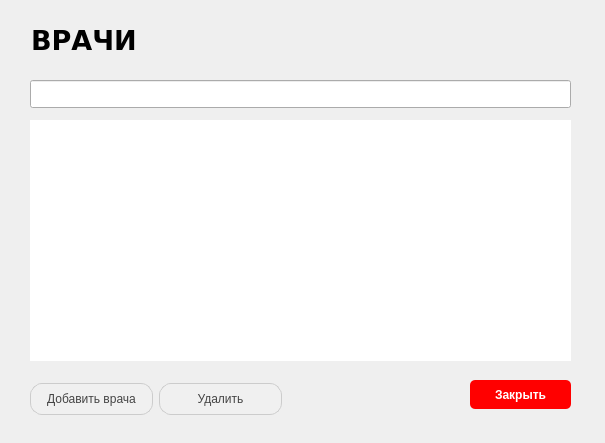
<?xml version="1.0" encoding="UTF-8"?>
<ui version="4.0">
 <class>doctorsdialog</class>
 <widget class="QDialog" name="doctorsdialog">
  <property name="geometry">
   <rect>
    <x>0</x>
    <y>0</y>
    <width>605</width>
    <height>443</height>
   </rect>
  </property>
  <property name="windowTitle">
   <string>Врачи</string>
  </property>
  <widget class="QLabel" name="infoLabel">
   <property name="geometry">
    <rect>
     <x>31</x>
     <y>21</y>
     <width>235</width>
     <height>40</height>
    </rect>
   </property>
   <property name="font">
    <font>
     <family>Verdana</family>
    </font>
   </property>
   <property name="text">
    <string>&lt;html&gt;&lt;head/&gt;&lt;body&gt;&lt;p&gt;&lt;span style=&quot; font-size:20pt; font-weight:700;&quot;&gt;ВРАЧИ&lt;/span&gt;&lt;/p&gt;&lt;/body&gt;&lt;/html&gt;</string>
   </property>
  </widget>
  <widget class="QTableView" name="doctorsTableView">
   <property name="geometry">
    <rect>
     <x>30</x>
     <y>120</y>
     <width>541</width>
     <height>241</height>
    </rect>
   </property>
   <property name="sizePolicy">
    <sizepolicy hsizetype="Expanding" vsizetype="Expanding">
     <horstretch>0</horstretch>
     <verstretch>0</verstretch>
    </sizepolicy>
   </property>
   <property name="focusPolicy">
    <enum>Qt::FocusPolicy::StrongFocus</enum>
   </property>
   <property name="layoutDirection">
    <enum>Qt::LayoutDirection::LeftToRight</enum>
   </property>
   <property name="styleSheet">
    <string notr="true">QTableView {
    border: none;
    background-color: white;
    gridline-color: #dcdcdc;  /* Светло-серые линии сетки */
    selection-background-color: #e0e0e0; /* Цвет фона при выборе строки */
    selection-color: black; /* Цвет текста при выборе строки */
    font-size: 12pt; /* Размер шрифта */
    color: #333333; /* Цвет текста */
    alternate-background-color: #f9f9f9; /* Цвет фона для четных строк */
}

QTableView::item {
    padding: 5px; /* Отступы внутри ячеек */
    border: none;
    background-color: transparent;
}

QTableView::item:selected {
    background-color: #d0d0d0; /* Цвет фона выбранных ячеек */
}

QHeaderView::section {
    background-color: #f1f1f1; /* Цвет фона для заголовков */
    color: #555555; /* Цвет текста заголовков */
    padding: 5px;
    border: 1px solid #dcdcdc; /* Светло-серая граница */
    font-weight: bold;
    text-align: center;
}

QHeaderView::section:horizontal {
    border-left: none;  /* Убираем левую границу на горизонтальных заголовках */
}

QHeaderView::section:vertical {
    border-top: none;  /* Убираем верхнюю границу на вертикальных заголовках */
}

QTableView::indicator:checked {
    background-color: #999999;  /* Цвет для флажков, если есть */
}

QTableView::indicator:unchecked {
    background-color: #dcdcdc;  /* Цвет для флажков, если нет */
}
</string>
   </property>
   <attribute name="horizontalHeaderCascadingSectionResizes">
    <bool>false</bool>
   </attribute>
  </widget>
  <widget class="QPushButton" name="exitButton">
   <property name="geometry">
    <rect>
     <x>470</x>
     <y>380</y>
     <width>101</width>
     <height>29</height>
    </rect>
   </property>
   <property name="styleSheet">
    <string notr="true">QPushButton {
    background-color: red;
    color: white;
    font-weight: bold;
    border-radius: 5px; /* Округлённые углы */
    padding: 5px; /* Дополнительное пространство внутри кнопки */
}
QPushButton:hover {
    background-color: darkred; /* Цвет при наведении */
}
</string>
   </property>
   <property name="text">
    <string>Закрыть</string>
   </property>
  </widget>
  <widget class="QLineEdit" name="searchLineEdit">
   <property name="geometry">
    <rect>
     <x>30</x>
     <y>80</y>
     <width>541</width>
     <height>28</height>
    </rect>
   </property>
  </widget>
  <widget class="QWidget" name="layoutWidget">
   <property name="geometry">
    <rect>
     <x>30</x>
     <y>380</y>
     <width>252</width>
     <height>39</height>
    </rect>
   </property>
   <layout class="QHBoxLayout" name="horizontalLayout">
    <item>
     <widget class="QPushButton" name="addDoctor">
      <property name="sizePolicy">
       <sizepolicy hsizetype="Expanding" vsizetype="Fixed">
        <horstretch>0</horstretch>
        <verstretch>0</verstretch>
       </sizepolicy>
      </property>
      <property name="styleSheet">
       <string notr="true">QPushButton {
    background-color: rgba(240, 240, 240, 255); /* Светло-серый фон */
    color: #444444; /* Тёмно-серый текст */
    border: 1px solid #cccccc; /* Легкая рамка */
    border-radius: 12px;
    padding: 8px 16px;
    font-size: 9pt;
    font-family: &quot;Calibri&quot;;
}

QPushButton:hover {
    background-color: rgba(220, 220, 220, 255); /* Чуть темнее при наведении */
    border-color: #aaaaaa; /* Затемнённая рамка */
}

QPushButton:pressed {
    background-color: rgba(200, 200, 200, 255); /* Ещё темнее при нажатии */
    border-color: #888888;
}
</string>
      </property>
      <property name="text">
       <string>Добавить врача</string>
      </property>
     </widget>
    </item>
    <item>
     <widget class="QPushButton" name="deleteButton">
      <property name="sizePolicy">
       <sizepolicy hsizetype="Expanding" vsizetype="Fixed">
        <horstretch>0</horstretch>
        <verstretch>0</verstretch>
       </sizepolicy>
      </property>
      <property name="styleSheet">
       <string notr="true">QPushButton {
    background-color: rgba(240, 240, 240, 255); /* Светло-серый фон */
    color: #444444; /* Тёмно-серый текст */
    border: 1px solid #cccccc; /* Легкая рамка */
    border-radius: 12px;
    padding: 8px 16px;
    font-size: 9pt;
    font-family: &quot;Calibri&quot;;
}

QPushButton:hover {
    background-color: rgba(220, 220, 220, 255); /* Чуть темнее при наведении */
    border-color: #aaaaaa; /* Затемнённая рамка */
}

QPushButton:pressed {
    background-color: rgba(200, 200, 200, 255); /* Ещё темнее при нажатии */
    border-color: #888888;
}
</string>
      </property>
      <property name="text">
       <string>Удалить</string>
      </property>
     </widget>
    </item>
   </layout>
  </widget>
 </widget>
 <resources/>
 <connections/>
</ui>
